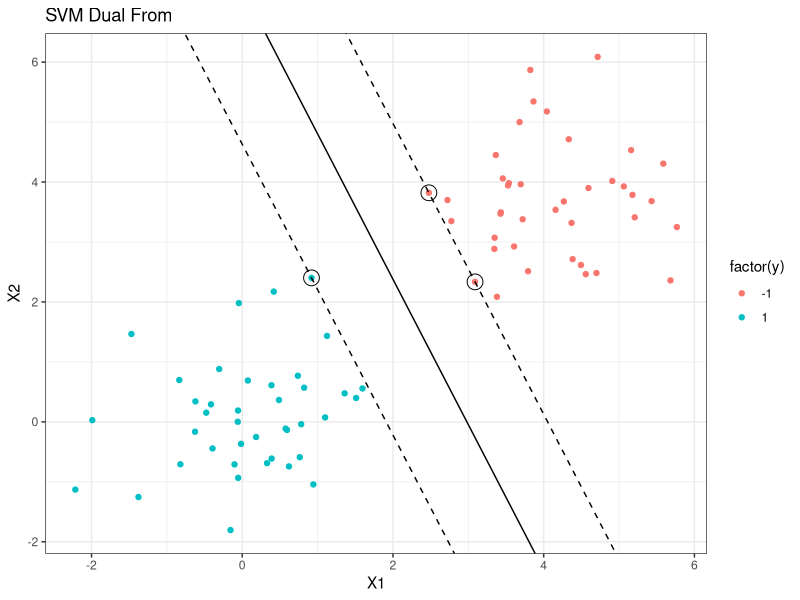
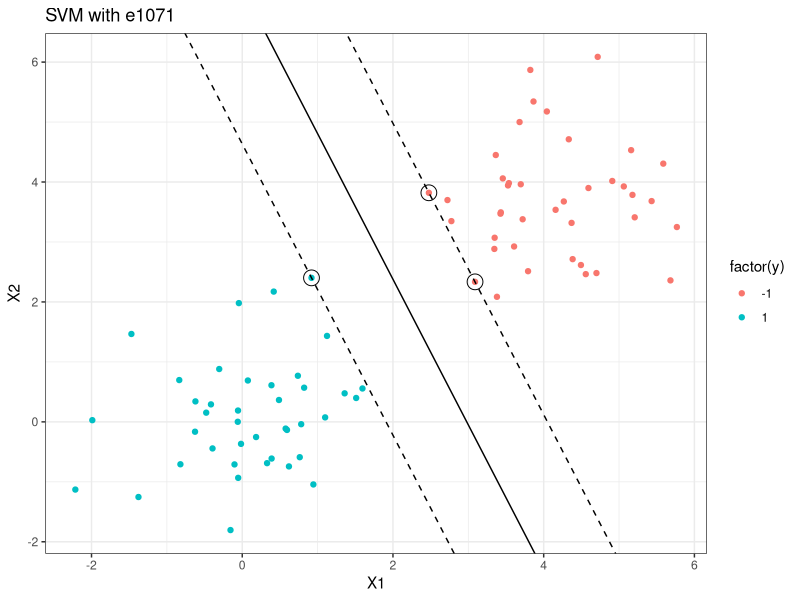
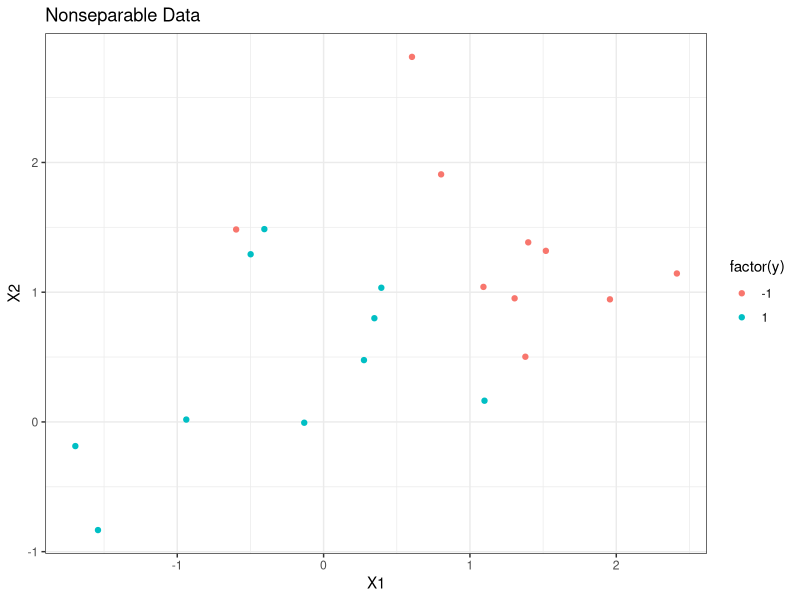
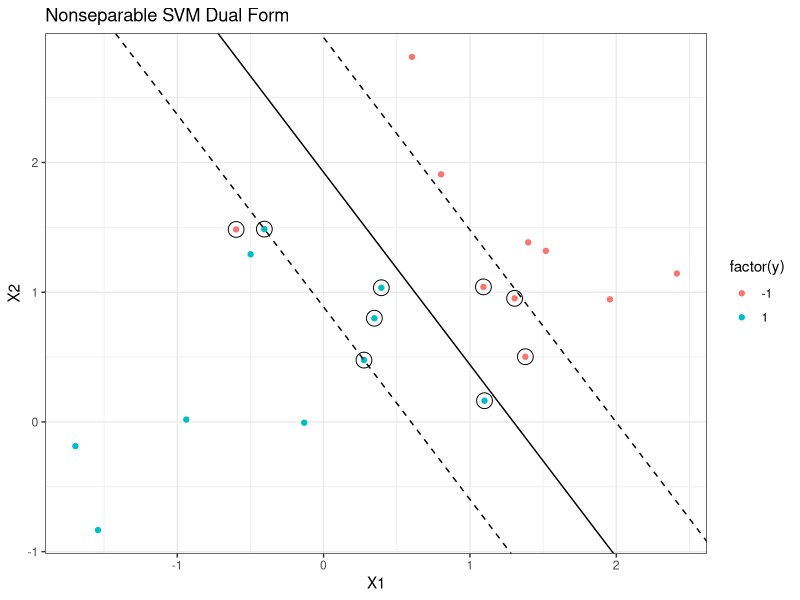
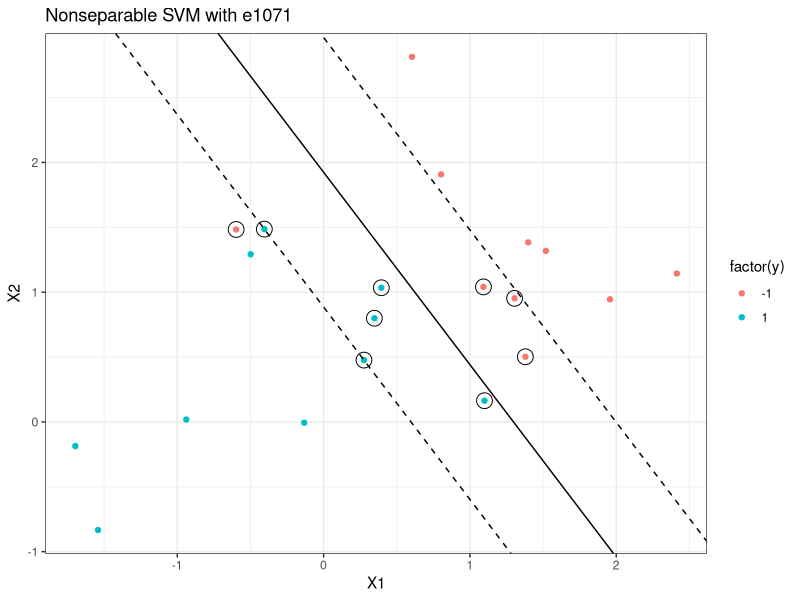

Reproduce these figures in R, in order.
## ---- chunk 1
# Generate data
set.seed(1)
n = 40
p = 2
xpos = matrix(rnorm(n * p, mean = 0, sd = 1), n, p)
xneg = matrix(rnorm(n * p, mean = 4, sd = 1), n, p)
x = rbind(xpos, xneg)
y = matrix(c(rep(1, n), rep(-1, n)))
N = 2 * n
## ---- chunk 2
library(quadprog)

# Helper function for generating Q
helper_fun = function(i) {
  y[i] * (t(x)[, i])
}

# Represent the dual form using matrix
Q = sapply(1:N, helper_fun)
D = t(Q) %*% Q
d = matrix(1, nrow = N, ncol = 1)
A = t(rbind(matrix(y, nrow = 1, ncol = N), diag(nrow = N)))
b_0 = rbind(matrix(0, nrow = 1, ncol = 1), matrix(0, nrow = N, ncol = 1))
eps = 5e-4

# Calculate the dual form about maximization over alpha
soln = solve.QP(Dmat = D + eps * diag(N), dvec = d, 
                Amat = A, bvec = b_0, 
                meq = 1, factorized = FALSE)
qpsoln = matrix(soln$solution, nrow = N)

# Find the nonzero part of solution
nonzero = abs(qpsoln) > 1e-5

# Helper function for w
w_helper = function(i) {
  qpsoln[i] * y[i] * x[i, ]
}
w = rowSums(sapply(1:N, w_helper))
b = -(max(x[y == -1, ] %*% w) + min(x[y == 1, ] %*% w)) / 2
## ---- chunk 3
(support_vectors = x[which(nonzero), ])
## ---- chunk 4
library(ggplot2)
ggplot(data.frame(x, y), aes(x = X1, y = X2)) + 
  ggtitle("SVM Dual From") + 
  geom_point(aes(colour = factor(y))) + 
  geom_point(data = data.frame(x[which(nonzero), ]), aes(x = X1, y = X2), 
             shape = 1, size = 5) + 
  geom_abline(intercept = -b / w[2], slope = -w[1] / w[2]) + 
  geom_abline(intercept = -(b - 1) / w[2], slope = -w[1] / w[2], 
              linetype = "dashed") + 
  geom_abline(intercept = -(b + 1) / w[2], slope = -w[1] / w[2], 
              linetype = "dashed") + 
  theme_bw()
## ---- chunk 5
library(e1071)
svm.fit = svm(y ~ ., data = data.frame(x, y),
              type = "C-classification",
              kernel = "linear",
              scale = FALSE,
              cost = 10000)
w = t(svm.fit$coefs) %*% svm.fit$SV
b = -svm.fit$rho 
## ---- chunk 6
# Plot
ggplot(data.frame(x, y), aes(x = X1, y = X2)) + 
  ggtitle("SVM with e1071") + 
  geom_point(aes(colour = factor(y))) + 
  geom_point(data = data.frame(x[svm.fit$index, ]), aes(x = X1, y = X2), 
             shape = 1, size = 5) + 
  geom_abline(intercept = -b / w[1, 2], slope = -w[1, 1] / w[1, 2]) + 
  geom_abline(intercept = -(b - 1) / w[1, 2], slope = -w[1, 1] / w[1, 2], 
              linetype = "dashed") + 
  geom_abline(intercept = -(b + 1) / w[1, 2], slope = -w[1, 1] / w[1, 2], 
              linetype = "dashed") + 
  theme_bw()
## ---- chunk 7
n = 10
p = 2
set.seed(70)
xpos = matrix(rnorm(n * p, mean = 0, sd = 1), n, p)
xneg = matrix(rnorm(n * p, mean = 1.5, sd = 1), n, p)
x = rbind(xpos, xneg)
y = matrix(c(rep(1, n), rep(-1, n)))
N = 2 * n
## ---- chunk 8
ggplot(data.frame(x, y), aes(x = X1, y = X2)) + 
  ggtitle("Nonseparable Data") + 
  geom_point(aes(colour = factor(y))) + 
  theme_bw()
## ---- chunk 9
# Represent the dual form with matrix
# Helper function for generating Q
helper_fun = function(i) {
  y[i] * (t(x)[, i])
}
Q = sapply(1:N, helper_fun)
D = t(Q) %*% Q
d = matrix(1, nrow = N, ncol = 1)
A = t(rbind(matrix(y, nrow = 1, ncol = N),
            diag(N),
            -diag(N)))
# Cost term
c = 1
b_0 = rbind(matrix(0, nrow = 1, ncol = 1),
            matrix(0, nrow = N, ncol = 1),
            matrix(-c, nrow = N, ncol = 1))
eps = 5e-4

# Calculate the dual form about maximization over alpha
soln = solve.QP(Dmat = D + eps * diag(N), dvec = d, 
                Amat = A, bvec = b_0, 
                meq = 1, factorized = FALSE)
qpsoln = matrix(soln$solution, nrow = N)

# Find the nonzero part of solution
nonzero = abs(qpsoln) > 1e-5

# Helper function for w
w_helper = function(i) {
  qpsoln[i] * y[i] * x[i, ]
}
nonzero = abs(qpsoln) > 1e-5
w = rowSums(sapply(1:N, w_helper))

margin_vec = (abs(qpsoln) > 1e-5) & (abs(qpsoln) < c - 1e-5)

# Helper function for b
b_helper = function(i) {
  x[i, ] %*% w - y[i]
}
b = -mean(sapply(which(margin_vec), b_helper))
## ---- chunk 10
(x[which(nonzero), ])
## ---- chunk 11
ggplot(data.frame(x, y), aes(x = X1, y = X2)) + 
  ggtitle("Nonseparable SVM Dual Form") + 
  geom_point(aes(colour = factor(y))) + 
  geom_point(data = data.frame(x[which(nonzero), ]), aes(x = X1, y = X2), 
             shape = 1, size = 5) + 
  geom_abline(intercept = -b / w[2], slope = -w[1] / w[2]) + 
  geom_abline(intercept = -(b - 1) / w[2], slope = -w[1] / w[2], 
              linetype = "dashed") + 
  geom_abline(intercept = -(b + 1) / w[2], slope = -w[1] / w[2], 
              linetype = "dashed") + 
  theme_bw()
## ---- chunk 12
svm_fit = svm(y ~ ., data = data.frame(x, y), 
              type = "C-classification",
              kernel = "linear",
              scale = FALSE,
              cost = 1)
w = t(svm_fit$coefs) %*% svm_fit$SV
b = -svm_fit$rho
## ---- chunk 13
# Plot
ggplot(data.frame(x, y), aes(x = X1, y = X2)) + 
  ggtitle("Nonseparable SVM with e1071") + 
  geom_point(aes(colour = factor(y))) + 
  geom_point(data = data.frame(x[svm_fit$index, ]), aes(x = X1, y = X2),
             shape = 1, size = 5) + 
  geom_abline(intercept = -b / w[1, 2], slope = -w[1, 1] / w[1, 2]) + 
  geom_abline(intercept = -(b - 1) / w[1, 2], slope = -w[1, 1] / w[1, 2], 
              linetype = "dashed") + 
  geom_abline(intercept = -(b + 1) / w[1, 2], slope = -w[1, 1] / w[1, 2], 
              linetype = "dashed") + 
  theme_bw()
